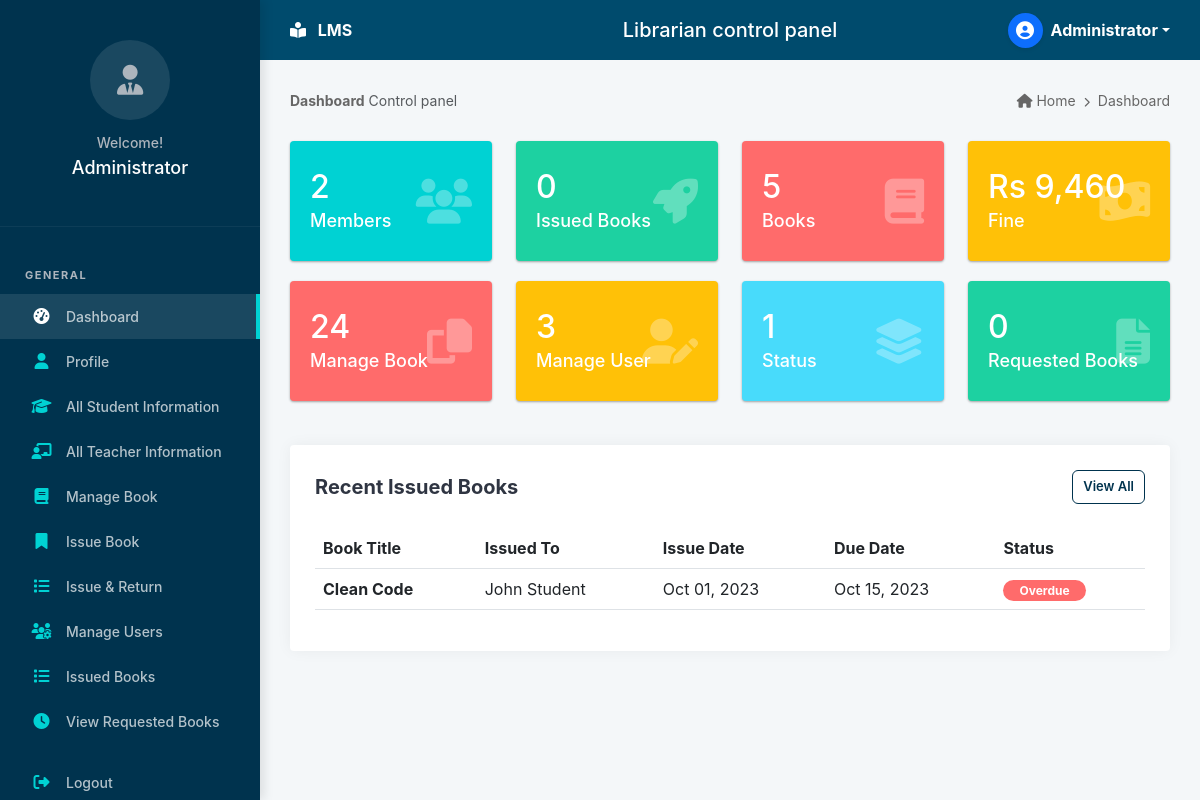
Page /admin/dashboard.php (signed in) on the committed database.
### tables this page shows
CREATE TABLE IF NOT EXISTS `issues` (
  `id` int(11) NOT NULL AUTO_INCREMENT,
  `book_id` int(11) NOT NULL,
  `user_id` int(11) NOT NULL,
  `issue_date` date NOT NULL,
  `due_date` date NOT NULL,
  `return_date` date DEFAULT NULL,
  `fine` decimal(10,2) DEFAULT 0.00,
  `fine_per_day` decimal(10,2) DEFAULT 10.00,
  `status` enum('issued','returned','overdue') DEFAULT 'issued',
  `created_at` timestamp NOT NULL DEFAULT current_timestamp(),
  PRIMARY KEY (`id`)
);

CREATE TABLE IF NOT EXISTS `books` (
  `id` int(11) NOT NULL AUTO_INCREMENT,
  `title` varchar(255) NOT NULL,
  `author_id` int(11) DEFAULT NULL,
  `category_id` int(11) DEFAULT NULL,
  `location_id` int(11) DEFAULT NULL,
  `isbn` varchar(20) DEFAULT NULL UNIQUE,
  `quantity` int(11) NOT NULL DEFAULT 1,
  `available_quantity` int(11) NOT NULL DEFAULT 1,
  `description` text DEFAULT NULL,
  `cover_image` varchar(255) DEFAULT 'default_book.png',
  `created_at` timestamp NOT NULL DEFAULT current_timestamp(),
  PRIMARY KEY (`id`)
);

CREATE TABLE IF NOT EXISTS `users` (
  `id` int(11) NOT NULL AUTO_INCREMENT,
  `name` varchar(255) NOT NULL,
  `email` varchar(255) NOT NULL UNIQUE,
  `password` varchar(255) NOT NULL,
  `role` enum('admin','student','teacher') NOT NULL DEFAULT 'student',
  `user_id_code` varchar(50) DEFAULT NULL,  
  `phone` varchar(20) DEFAULT NULL,
  `profile_pic` varchar(255) DEFAULT 'default_user.png',
  `status` enum('active','inactive') DEFAULT 'active',
  `created_at` timestamp NOT NULL DEFAULT current_timestamp(),
  PRIMARY KEY (`id`)
);

### includes/functions.php (called while the page is built, shortened)
<?php
function getOverdueDays($dueDate, $checkDate = null) {
    $due = new DateTimeImmutable(date('Y-m-d', strtotime($dueDate)));
    $check = new DateTimeImmutable(date('Y-m-d', strtotime($checkDate ?: 'today')));
    return (int)$due->diff($check)->days;
}
function getIssueDisplayStatus($issue) {
    return getOverdueDays($issue['due_date'] ?? null) > 0 ? 'overdue' : 'issued';
}
?>

### admin/dashboard.php (the view, shortened to what this page needs)
<?php
require_once '../config/db.php';
$total_members = $pdo->query("SELECT COUNT(*) FROM users WHERE role IN ('student', 'teacher')")->fetchColumn() ?: 0;
$issued_books = $pdo->query("SELECT COUNT(*) FROM issues WHERE status != 'returned' AND due_date >= CURDATE()")->fetchColumn() ?: 0;
$total_books = $pdo->query("SELECT COUNT(*) FROM books")->fetchColumn() ?: 0;
$fine_rate = $pdo->query("SELECT fine_per_day FROM settings LIMIT 1")->fetchColumn() ?: 10;
$total_fine = $pdo->prepare("
    SELECT IFNULL(SUM(CASE
        WHEN status = 'returned' AND return_date > due_date THEN DATEDIFF(return_date, due_date) * COALESCE(fine_per_day, ?)
        WHEN status != 'returned' AND due_date < CURDATE() THEN DATEDIFF(CURDATE(), due_date) * COALESCE(fine_per_day, ?)
        ELSE 0
    END), 0)
    FROM issues
");
$total_fine->execute([$fine_rate, $fine_rate]);
$total_fine = (float)$total_fine->fetchColumn();
$total_copies = $pdo->query("SELECT SUM(quantity) FROM books")->fetchColumn() ?: 0;
$active_users = $pdo->query("SELECT COUNT(*) FROM users WHERE status = 'active'")->fetchColumn() ?: 0;
$overdue_count = $pdo->query("SELECT COUNT(*) FROM issues WHERE status != 'returned' AND due_date < CURDATE()")->fetchColumn() ?: 0;
$requested_books = $pdo->query("SELECT COUNT(*) FROM reservations WHERE status = 'pending'")->fetchColumn() ?: 0;
include '../includes/header.php';
include '../includes/sidebar.php';
?>
<div class="main-content">
    <div class="breadcrumb-section">
        <div>
            <span class="fw-bold">Dashboard</span> <span class="text-muted">Control panel</span>
        </div>
        <div>
            <i class="fas fa-home"></i> Home <i class="fas fa-chevron-right mx-1" style="font-size: 10px;"></i> Dashboard
        </div>
    </div>
<div class="row">
        <div class="col-md-3">
            <a href="students.php" class="text-decoration-none">
                <div class="dash-card bg-cyan">
                    <h2><?php echo $total_members; ?></h2>
                    <p>Members</p>
                    <i class="fas fa-users"></i>
                </div>
            </a>
        </div>
        <div class="col-md-3">
            <a href="issued_books.php" class="text-decoration-none">
                <div class="dash-card bg-green">
                    <h2><?php echo $issued_books; ?></h2>
                    <p>Issued Books</p>
                    <i class="fas fa-rocket"></i>
                </div>
            </a>
        </div>
        <div class="col-md-3">
            <a href="books.php" class="text-decoration-none">
                <div class="dash-card bg-red">
                    <h2><?php echo $total_books; ?></h2>
                    <p>Books</p>
                    <i class="fas fa-book"></i>
                </div>
            </a>
        </div>
        <div class="col-md-3">
            <a href="issued_books.php" class="text-decoration-none">
                <div class="dash-card bg-orange">
                    <h2>Rs <?php echo number_format($total_fine); ?></h2>
                    <p>Fine</p>
                    <i class="fas fa-money-bill-wave"></i>
                </div>
            </a>
        </div>
        <div class="col-md-3">
            <a href="books.php" class="text-decoration-none">
                <div class="dash-card bg-red">
                    <h2><?php echo $total_copies; ?></h2>
                    <p>Manage Book</p>
                    <i class="fas fa-copy"></i>
                </div>
            </a>
        </div>
        <div class="col-md-3">
            <a href="users_manage.php" class="text-decoration-none">
                <div class="dash-card bg-orange">
                    <h2><?php echo $active_users; ?></h2>
                    <p>Manage User</p>
                    <i class="fas fa-user-edit"></i>
                </div>
            </a>
        </div>
        <div class="col-md-3">
            <a href="issued_books.php" class="text-decoration-none">
                <div class="dash-card bg-blue">
                    <h2><?php echo $overdue_count; ?></h2>
                    <p>Status</p>
                    <i class="fas fa-layer-group"></i>
                </div>
            </a>
        </div>
        <div class="col-md-3">
            <a href="reservations.php" class="text-decoration-none">
                <div class="dash-card bg-green">
                    <h2><?php echo $requested_books; ?></h2>
                    <p>Requested Books</p>
                    <i class="fas fa-file-alt"></i>
                </div>
            </a>
        </div>
    </div>
    <div class="row mt-4">
        <div class="col-12">
            <div class="card-custom">
                <div class="d-flex justify-content-between align-items-center mb-4">
                    <h5 class="fw-bold mb-0">Recent Issued Books</h5>
                    <a href="issued_books.php" class="btn btn-sm btn-outline-primary">View All</a>
                </div>
                <div class="table-responsive">
                    <table class="table table-hover align-middle">
                        <thead>
                            <tr>
                                <th>Book Title</th>
                                <th>Issued To</th>
                                <th>Issue Date</th>
                                <th>Due Date</th>
                                <th>Status</th>
                            </tr>
                        </thead>
                        <tbody>
                            <?php
                            $recent_issues = $pdo->query("
                                SELECT i.*, b.title as book_title, u.name as user_name
                                FROM issues i
                                JOIN books b ON i.book_id = b.id
                                JOIN users u ON i.user_id = u.id
                                ORDER BY i.issue_date DESC LIMIT 5
                            ")->fetchAll();
                            if ($recent_issues):
                                foreach ($recent_issues as $ri):
                                    $display_status = getIssueDisplayStatus($ri);
                            ?>
                            <tr>
                                <td><span class="fw-bold"><?php echo $ri['book_title']; ?></span></td>
                                <td><?php echo $ri['user_name']; ?></td>
                                <td><?php echo date('M d, Y', strtotime($ri['issue_date'])); ?></td>
                                <td><?php echo date('M d, Y', strtotime($ri['due_date'])); ?></td>
                                <td>
                                    <span class="badge rounded-pill bg-<?php echo $display_status == 'overdue' ? 'red' : ($display_status == 'returned' ? 'green' : 'blue'); ?> px-3">
                                        <?php echo ucfirst($display_status); ?>
                                    </span>
                                </td>
                            </tr>
                            <?php
                                endforeach;
                            else:
                            ?>
                            <tr><td colspan="5" class="text-center py-4 text-muted">No recent activity.</td></tr>
                            <?php endif; ?>
                        </tbody>
                    </table>
                </div>
            </div>
        </div>
    </div>
</div>
<?php include '../includes/footer.php'; ?>

### assets/css/style.css (style rules this page uses)
:root { --navy-dark: #002b44; --navy-sidebar: #00334e; --navy-header: #004b6d; --text-white: #ffffff; --text-muted: #adb5bd; --card-cyan: #17a2b8; --card-green: #28a745; --card-cyan: #00d2d3; --card-green: #1dd1a1; --card-red: #ff6b6b; --card-orange: #ffc107; --card-blue: #48dbfb; --bg-light: #f4f7f9; --border-color: #dee2e6; --sidebar-width: 260px; --header-height: 60px; --transition: all 0.3s ease; --sidebar-hover: rgba(255, 255, 255, 0.08); --sidebar-active: #00d2d3; }
* { margin: 0; padding: 0; box-sizing: border-box; }
body { font-family: "Inter", -apple-system, BlinkMacSystemFont, "Segoe UI", Roboto, sans-serif; background-color: var(--bg-light); color: #2f3542; overflow-x: hidden; }
.main-content { margin-left: var(--sidebar-width); margin-top: var(--header-height); padding: 30px; min-height: calc(100vh - var(--header-height)); }
.breadcrumb-section { display: flex; justify-content: space-between; margin-bottom: 30px; font-size: 14px; color: #666; }
.dash-card { border-radius: 4px; padding: 20px; color: white; height: 120px; display: flex; flex-direction: column; justify-content: center; position: relative; overflow: hidden; margin-bottom: 20px; cursor: pointer; transition: all 0.3s cubic-bezier(0.25, 0.8, 0.25, 1); box-shadow: 0 1px 3px rgba(0, 0, 0, 0.12), 0 1px 2px rgba(0, 0, 0, 0.24); }
.dash-card h2 { font-size: 32px; margin-bottom: 0; }
.dash-card p { margin: 0; font-size: 18px; font-weight: 500; }
.dash-card i { position: absolute; right: 20px; top: 50%; transform: translateY(-50%); font-size: 45px; opacity: 0.3; }
.bg-cyan { background-color: var(--card-cyan); }
.bg-green { background-color: var(--card-green); }
.bg-red { background-color: var(--card-red); }
.bg-orange { background-color: var(--card-orange); }
.bg-blue { background-color: var(--card-blue); }
.card-custom { background: white; border-radius: 4px; box-shadow: 0 0 15px rgba(0, 0, 0, 0.05); padding: 25px; }
.btn { display: inline-flex; align-items: center; justify-content: center; gap: 8px; padding: 10px 14px; font-weight: 600; border-radius: 8px; border: none; cursor: pointer; transition: var(--transition); }
.btn-sm { padding: 6px 10px; font-size: 13px; border-radius: 6px; }
.btn-outline-primary { background: transparent; color: var(--navy-sidebar); border: 1px solid var(--navy-sidebar); }
.rounded-pill { border-radius: 50rem !important; }

### rows in the picture
issues: book.title "Clean Code", user.name "John Student", issue_date "Oct 01, 2023", due_date "Oct 15, 2023", due_date "Overdue"

### other values in the picture
$_SESSION['name'] "Administrator"
$total_members "2"
$issued_books "0"
$total_books "5"
$total_fine "9,460"
$total_copies "24"
$active_users "3"
$overdue_count "1"
$requested_books "0"
